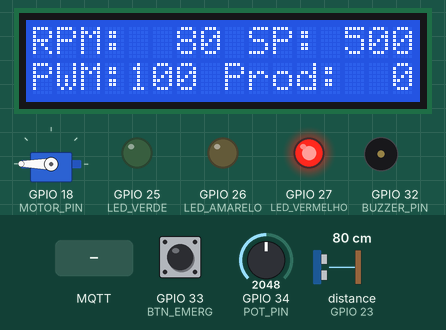
This sketch was run on a simulated ESP32. On the bench: servo, 16×2 character LCD, output pins drawn as LEDs (lit = HIGH), buzzer (waves = sounding). Wiring (from diagram.json): ultrasonic range finder: trigger GPIO 5; echo GPIO 23. The test bench sets the inputs (shaded band); at power-on: GPIO 33 (BTN_EMERG) HIGH, distance to the obstacle (sensor on GPIO 23) 80 cm, GPIO 34 (POT_PIN) = 2048. The echo pulse lasts 58.3 µs per cm; WiFi joins after 1.5 s; servers stay silent unless stated; random numbers use the default seed unless the sketch sets one; no MQTT or app messages arrive unless stated; pins used as bus, display or sensor lines are not drawn.

Above: at 2.87 s.
2.9 s: GPIO 33 (BTN_EMERG) pulled LOW for 0.15 s
At 3.86 s:
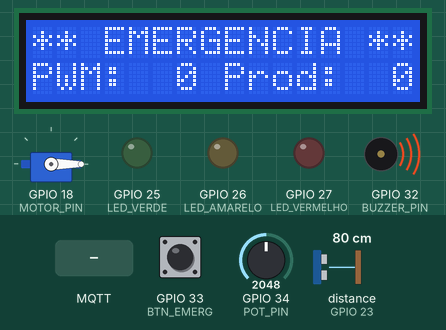
5.1 s: MQTT message "Pequeno" arrives on the third subscribed topic
At 5.27 s:
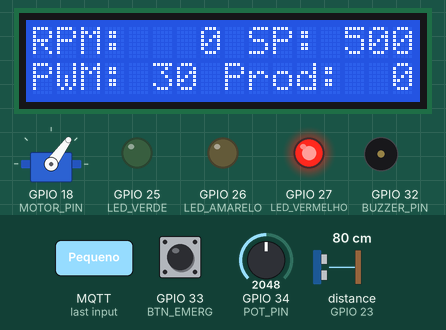
6.7 s: distance to the obstacle (sensor on GPIO 23) set to 2 cm
At 6.81 s:
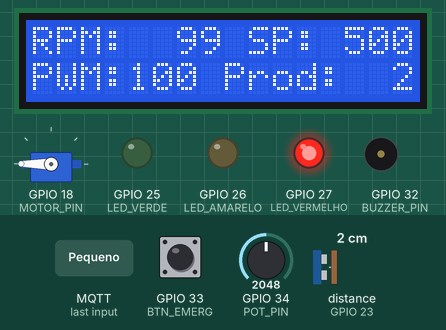
9.7 s: GPIO 34 (POT_PIN) set to 1228
At 11.85 s:
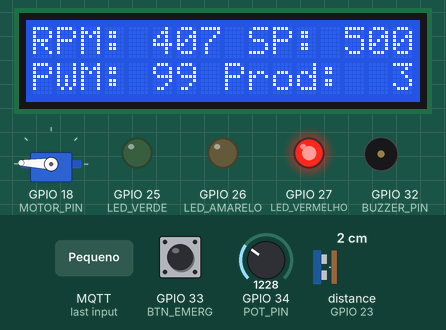
12.7 s: MQTT message "Pequeno" arrives on the first subscribed topic
At 13.07 s:
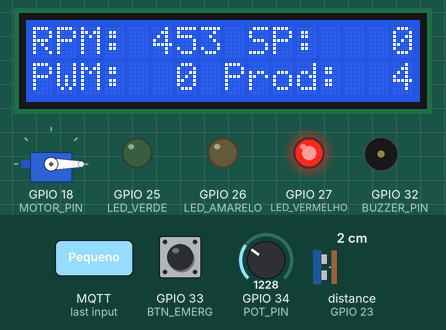
14.9 s: GPIO 33 (BTN_EMERG) pulled LOW for 3.2 s
At 18.9 s:
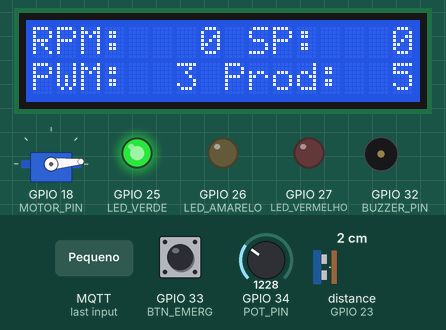
Timing chart, 0 to 20.4 s (numbered marks = the images above; inputs shaded):
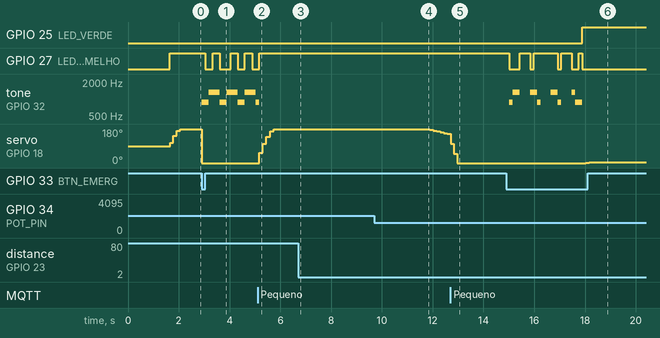

The sketch:

esteira_fuzzy.ino
```cpp
// ================================================================
//  PROJETO FINAL C213 - Esteira Inteligente com Controle Fuzzy
// ================================================================
#include <WiFi.h>
#include <WiFiClientSecure.h>
#include <PubSubClient.h>
#include <Wire.h>
#include <LiquidCrystal_I2C.h>
#include <ESP32Servo.h>

// ───────────── PINOS ─────────────
#define POT_PIN        34   // (reuso) potenciometro -> carga
#define MOTOR_PIN      18   // (reuso) atuador: servo OU driver de motor CC
#define LED_VERDE      25   // (reuso)
#define LED_AMARELO    26   // (reuso)
#define LED_VERMELHO   27   // (reuso)
// I2C do display: SDA=21, SCL=22 (reuso)
#define BUZZER_PIN     32   // (NOVO) alarme sonoro
#define TRIG_PIN        5   // (NOVO) HC-SR04
#define ECHO_PIN       23   // (NOVO) HC-SR04
#define BTN_EMERG      33   // (NOVO) botao de emergencia (pull-up)

LiquidCrystal_I2C lcd(0x27, 16, 2);
Servo motor;   // atuador (visual no Wokwi). Em HW real: motor CC + driver.

// ───────────── WiFi / MQTT (HiveMQ) ─────────────
const char* ssid      = "Wokwi-GUEST";
const char* password  = "";
const char* mqtt_host = "b6c228153f69435486ef56fc32db30fc.s1.eu.hivemq.cloud";
const int   mqtt_port = 8883;
const char* mqtt_user = "Projeto-C213";
const char* mqtt_pass = "SUA_SENHA_MQTT";   // <- preencher localmente

const char* TOP_RPM="esteira/rpm", *TOP_PWM="esteira/pwm", *TOP_ERRO="esteira/erro",
           *TOP_CARGA="esteira/carga", *TOP_SP="esteira/setpoint", *TOP_PRODUTOS="esteira/produtos",
           *TOP_TAMANHO="esteira/tamanho", *TOP_THRU="esteira/throughput", *TOP_STATUS="esteira/status",
           *TOP_ALERTA="esteira/alerta", *TOP_CMD_SP="esteira/cmd/setpoint",
           *TOP_CMD_LOAD="esteira/cmd/carga", *TOP_CMD_EMERG="esteira/cmd/emergencia";

WiFiClientSecure espClient;
PubSubClient client(espClient);

// ───────────── PLANTA (mesmos parametros do grupo) ─────────────
const float K=1.2, B=0.08, C=0.5, dt=0.1;

// ───────────── VARIAVEIS ─────────────
float setpoint=500, carga=0, rpm=0, pwm=30, erro=0, erroAnt=0, deltaErro=0;
bool  emergencia=false;
int   contadorProdutos=0;  float ultimoTamanho=0;  bool produtoPresente=false;
unsigned long tProdutos[64]; int idxProd=0;
unsigned long tBloqueioInicio=0;   // marca quando o sensor comecou a ficar bloqueado

// >>> PONTO 2: travamento so apos 4 minutos de bloqueio continuo <<<
const unsigned long JAM_TIMEOUT_MS = 4UL*60UL*1000UL;   // 4 minutos

// >>> CONTAGEM HIBRIDA: automatica por tempo + sensor manual <<<
bool  modoAuto = true;                     // liga a contagem automatica
const unsigned long INTERVALO_AUTO = 3000; // uma caixa a cada 3 s (ajustavel)
unsigned long tProxAuto = 0;               // proximo instante de contagem auto
String classeTam = "-";                    // Pequeno / Medio / Grande

// >>> CARGA ATRELADA AO PRODUTO <<<
// Cada caixa que entra soma um peso conforme o tamanho (P/M/G); essa parcela
// decai com o tempo (caixas saindo da esteira). O potenciometro continua
// valendo como carga-base (sempre ativo) e e' somado a essa parcela.
float cargaProdutos = 0.0f;                // parcela de carga vinda das caixas
const float PESO_P = 3.0f, PESO_M = 6.0f, PESO_G = 10.0f;  // kg por classe
const float DECAIMENTO = 0.3f;             // kg/ciclo que "sai" da esteira

// >>> BUZZER: sirene de dois tons <<<
const int TOM_A = 880, TOM_B = 1320;       // Hz alternados

// ================================================================
//  CONTROLADOR FUZZY REAL  (pertinencia + min + centroide)
// ================================================================
float tri(float x,float a,float b,float c){
  if(x<=a||x>=c) return 0; if(x==b) return 1;
  return (x<b)?(x-a)/(b-a):(c-x)/(c-b);
}
float trapEsq(float x,float b,float c){ if(x<=b)return 1; if(x>=c)return 0; return (c-x)/(c-b);}
float trapDir(float x,float b,float c){ if(x>=c)return 1; if(x<=b)return 0; return (x-b)/(c-b);}

// Erro (universo +-500)
float eNG(float e){return trapEsq(e,-400,-200);} float eNP(float e){return tri(e,-400,-200,0);}
float eZ (float e){return tri(e,-100,0,100);}     float ePP(float e){return tri(e,0,200,400);}
float ePG(float e){return trapDir(e,200,400);}
// dErro (universo estreito +-40 -> acao derivativa antecipa frenagem)
float dNG(float d){return trapEsq(d,-32,-16);} float dNP(float d){return tri(d,-32,-16,0);}
float dZ (float d){return tri(d,-8,0,8);}        float dPP(float d){return tri(d,0,16,32);}
float dPG(float d){return trapDir(d,16,32);}

// Base de regras (singletons de saida: NG=-30 NP=-15 Z=0 PP=15 PG=30)
const float SAIDA[5][5]={
  {-30,-30,-30,-15,  0},
  {-30,-15,-15,  0, 15},
  {-15,-15,  0, 15, 15},
  {-15,  0, 15, 15, 30},
  {  0, 15, 30, 30, 30}};

float fuzzy(float e,float de){
  float mE[5]={eNG(e),eNP(e),eZ(e),ePP(e),ePG(e)};
  float mD[5]={dNG(de),dNP(de),dZ(de),dPP(de),dPG(de)};
  float num=0,den=0;
  for(int i=0;i<5;i++)for(int j=0;j<5;j++){
    float w=min(mE[i],mD[j]);              // inferencia (AND = min)
    if(w>0){ num+=w*SAIDA[i][j]; den+=w; } // centroide (singletons)
  }
  return (den==0)?0:num/den;
}

// ================================================================
//  PLANTA / LEITURAS
// ================================================================
void calcularPlanta(){ rpm += dt*(K*pwm - B*rpm - C*carga); rpm=constrain(rpm,0,1000); }

// CARGA = carga-base do potenciometro (SEMPRE ativo) + parcela dos produtos.
// A parcela de produtos decai a cada ciclo (caixas saindo da esteira).
void lerCarga(){
  float base = analogRead(POT_PIN)/4095.0f*40.0f;   // potenciometro sempre lido
  cargaProdutos = max(0.0f, cargaProdutos - DECAIMENTO);
  carga = constrain(base + cargaProdutos, 0.0f, 40.0f);
}

const float LIMIAR=15.0, ALT_SENSOR=20.0;   // cm
float lerUltrassom(){
  digitalWrite(TRIG_PIN,LOW); delayMicroseconds(2);
  digitalWrite(TRIG_PIN,HIGH); delayMicroseconds(10); digitalWrite(TRIG_PIN,LOW);
  long dur=pulseIn(ECHO_PIN,HIGH,30000); if(dur==0) return 999;
  return dur*0.0343/2.0;
}
// Classifica e registra um produto. Cada caixa SOMA um peso a' carga,
// amarrando a contagem ao peso conforme o tamanho (P/M/G).
void classificar(float tam){
  if(tam<6)       classeTam="Pequeno";
  else if(tam<13) classeTam="Medio";
  else            classeTam="Grande";
}
void registrarProduto(float tam){
  contadorProdutos++;
  ultimoTamanho=tam;
  classificar(tam);
  if(classeTam=="Pequeno")    cargaProdutos += PESO_P;
  else if(classeTam=="Medio") cargaProdutos += PESO_M;
  else                        cargaProdutos += PESO_G;
  cargaProdutos = min(cargaProdutos, 40.0f);
  tProdutos[idxProd%64]=millis(); idxProd++;
}

// (a) Contagem AUTOMATICA por tempo, com tamanho aleatorio P/M/G.
//     So conta com a esteira EM MOVIMENTO (rpm>50) -> resolve o caso de
//     "continuar contando com carga/velocidade zero".
void contagemAutomatica(){
  if(!modoAuto || emergencia || rpm < 50.0f) return;
  if(millis()>=tProxAuto){
    float t[3]={4.0,9.0,16.0};            // alturas exemplo: Peq, Med, Gra
    registrarProduto(t[random(0,3)]);
    tProxAuto=millis()+INTERVALO_AUTO;
  }
}

// (b) Contagem MANUAL pelo HC-SR04 (continua funcionando)
void processarProduto(){
  float dist=lerUltrassom(); bool det=(dist<LIMIAR);
  if(det && !produtoPresente){          // borda = caixa passando
    registrarProduto(constrain(ALT_SENSOR-dist,0,ALT_SENSOR));
    tBloqueioInicio=millis();           // inicia janela de bloqueio
  }
  if(!det){ tBloqueioInicio=0; }        // liberou: zera timer de bloqueio
  produtoPresente=det;
}
float throughput(){ unsigned long a=millis(); int c=0;
  for(int i=0;i<min(idxProd,64);i++) if(a-tProdutos[i]<=60000UL) c++; return c; }

// ================================================================
//  SUPERVISAO INTELIGENTE (decisao automatica)
//  Ponto 2: a esteira SO sinaliza travamento se a MESMA caixa ficar
//  parada em frente ao sensor por >= 4 min. Caixas passando (mesmo do
//  mesmo tamanho) apenas incrementam a contagem e a esteira segue rodando.
// ================================================================
void supervisao(){
  if(produtoPresente && tBloqueioInicio>0 &&
     (millis()-tBloqueioInicio>=JAM_TIMEOUT_MS) && !emergencia){
    emergencia=true;
    client.publish(TOP_ALERTA,"TRAVAMENTO: caixa parada >4 min. Parada automatica.");
    client.publish(TOP_STATUS,"TRAVAMENTO");
  }
}

// ================================================================
//  ATUACAO
// ================================================================
void atuarMotor(){
  // SERVO (visual no Wokwi): angulo proporcional ao PWM.
  int ang = map((int)pwm,0,100,0,180);
  if(emergencia) ang=0;
  motor.write(ang);
}
void atuarLEDs(){
  if(emergencia){ digitalWrite(LED_VERDE,LOW); digitalWrite(LED_AMARELO,LOW);
                  digitalWrite(LED_VERMELHO,(millis()/300)%2); return; }
  float ae=fabs(erro);
  digitalWrite(LED_VERDE,   ae<20?HIGH:LOW);
  digitalWrite(LED_AMARELO,(ae>=20&&ae<50)?HIGH:LOW);
  digitalWrite(LED_VERMELHO,ae>=50?HIGH:LOW);
}
// >>> PONTO buzzer: sirene de dois tons (chama atencao sem ser ruido fixo) <<<
void atuarBuzzer(){
  if(emergencia) tone(BUZZER_PIN, (millis()/350)%2 ? TOM_B : TOM_A);
  else           noTone(BUZZER_PIN);
}

void atualizarLCD(){
  lcd.setCursor(0,0);
  if(emergencia) lcd.print("** EMERGENCIA ** ");
  else { char l[17]; snprintf(l,sizeof(l),"RPM:%4d SP:%4d",(int)rpm,(int)setpoint); lcd.print(l); }
  lcd.setCursor(0,1);
  char l2[17]; snprintf(l2,sizeof(l2),"PWM:%3d Prod:%3d",(int)pwm,contadorProdutos); lcd.print(l2);
}

void lerBotao(){
  static unsigned long t=0;
  if(digitalRead(BTN_EMERG)==LOW && millis()-t>400){
    emergencia=!emergencia; t=millis();
    if(!emergencia) tBloqueioInicio=0;
    client.publish(TOP_STATUS, emergencia?"EMERGENCIA":"NORMAL");
  }
}

// ================================================================
//  MQTT
// ================================================================
void callback(char* topic, byte* payload, unsigned int len){
  String m=""; for(unsigned int i=0;i<len;i++) m+=(char)payload[i]; String t=topic;
  if(t==TOP_CMD_SP){ float v=m.toFloat(); if(v>=0&&v<=1000) setpoint=v; }
  else if(t==TOP_CMD_LOAD){ float v=m.toFloat(); if(v>=0&&v<=40){cargaProdutos=v;} }
  else if(t==TOP_CMD_EMERG){ emergencia=(m.toInt()==1); if(!emergencia) tBloqueioInicio=0;
    client.publish(TOP_STATUS, emergencia?"EMERGENCIA":"NORMAL"); }
  else if(t=="esteira/cmd/auto"){ modoAuto=(m.toInt()==1); tProxAuto=millis()+INTERVALO_AUTO; }
}
void conectarMQTT(){
  espClient.setInsecure(); client.setServer(mqtt_host,mqtt_port); client.setCallback(callback);
  while(!client.connected()){
    if(client.connect("ESP32_Esteira_C213",mqtt_user,mqtt_pass)){
      client.subscribe(TOP_CMD_SP); client.subscribe(TOP_CMD_LOAD); client.subscribe(TOP_CMD_EMERG);
      client.subscribe("esteira/cmd/auto");
      client.publish(TOP_STATUS,"NORMAL");
    } else delay(3000);
  }
}
void publicar(){
  client.publish(TOP_RPM,String(rpm,1).c_str());   client.publish(TOP_PWM,String(pwm,1).c_str());
  client.publish(TOP_ERRO,String(erro,1).c_str());  client.publish(TOP_CARGA,String(carga,1).c_str());
  client.publish(TOP_SP,String(setpoint,1).c_str());
  client.publish(TOP_PRODUTOS,String(contadorProdutos).c_str());
  client.publish(TOP_TAMANHO,String(ultimoTamanho,1).c_str());
  client.publish("esteira/classe",classeTam.c_str());
  client.publish(TOP_THRU,String(throughput(),0).c_str());
}

// ================================================================
void setup(){
  Serial.begin(115200);
  pinMode(LED_VERDE,OUTPUT); pinMode(LED_AMARELO,OUTPUT); pinMode(LED_VERMELHO,OUTPUT);
  pinMode(BUZZER_PIN,OUTPUT); pinMode(TRIG_PIN,OUTPUT); pinMode(ECHO_PIN,INPUT);
  pinMode(BTN_EMERG,INPUT_PULLUP);
  motor.attach(MOTOR_PIN);
  Wire.begin(21,22); lcd.init(); lcd.backlight();
  lcd.print(" Esteira Fuzzy ");
  WiFi.begin(ssid,password); while(WiFi.status()!=WL_CONNECTED) delay(300);
  conectarMQTT(); lcd.clear();
  randomSeed(analogRead(POT_PIN)+millis());
  tProxAuto=millis()+INTERVALO_AUTO;
}

// ================================================================
void loop(){
  if(!client.connected()) conectarMQTT();
  client.loop();
  lerBotao(); lerCarga(); processarProduto(); contagemAutomatica();

  if(emergencia){ pwm=0; rpm=max(0.0f,rpm-30.0f); erro=setpoint-rpm; }
  else{
    calcularPlanta();
    erroAnt=erro; erro=setpoint-rpm;
    deltaErro=constrain(erro-erroAnt,-40.0f,40.0f);
    pwm=constrain(pwm+fuzzy(erro,deltaErro),0.0f,100.0f);   // FUZZY
    supervisao();
  }
  atuarMotor(); atuarLEDs(); atuarBuzzer(); atualizarLCD(); publicar();
  delay((int)(dt*1000));
}
```

Measured:
- after the input at 2.9 s, GPIO 27 (LED_VERMELHO): goes LOW 0.28 s, HIGH 0.28 s, LOW 0.42 s, HIGH 0.28 s, LOW 0.28 s, HIGH 0.28 s, then LOW, starting after 0.15 s; tone on GPIO 32 (BUZZER_PIN): alternates 1320 Hz for 0.42 s and 880 Hz for 0.28 s, starting at once; servo on GPIO 18 (MOTOR_PIN): 180° → 0° at once
- after the input at 5.1 s, servo on GPIO 18 (MOTOR_PIN): moves from 0° to 180° over 0.56 s, starting after 0.07 s; the display: changes after 0.11 s (image 2)
- after the input at 14.9 s, GPIO 25 (LED_VERDE): LOW → HIGH after 3.0 s; GPIO 27 (LED_VERMELHO): HIGH → LOW after 0.11 s, → HIGH 0.41 s later, → LOW 0.41 s later, → HIGH 0.14 s later, … (9 changes in this stretch)
